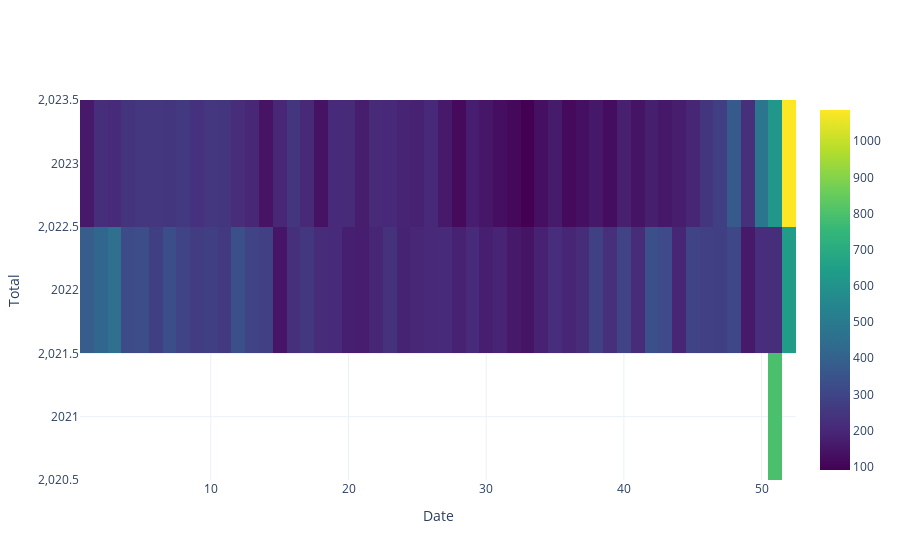

The code cell stored with this chart in its notebook:
### Markdown cell above
## Heatmap plotly

### Code cell
# Calendar heatmap using graph_objects
import plotly.graph_objects as go

# For heatmap
fig = go.Figure(data=go.Heatmap(
    x=df_autoconsumo_group_w.index.isocalendar().week,
    y=df_autoconsumo_group_w.index.year,
    z=df_autoconsumo_group_w['total_exp'],
    colorscale='Viridis'))

# Optional: Customize layout
fig.update_layout(
    xaxis_title="Date",
    yaxis_title="Total",
    template="plotly_white"
)

# Display plot
fig.show()

### Figure 1 — Plotly figure (JSON) as saved in the notebook; plotly's stock layout.template omitted (floating-point values rounded to 4 significant figures)
{"data": [{"colorscale": [[0, "#440154"], [0.1111, "#482878"], [0.2222, "#3e4989"], [0.3333, "#31688e"], [0.4444, "#26828e"], [0.5556, "#1f9e89"], [0.6667, "#35b779"], [0.7778, "#6ece58"], [0.8889, "#b5de2b"], [1, "#fde725"]], "type": "heatmap", "x": [51, 52, 1, 2, 3, 4, 5, 6, 7, 8, 9, 10, 11, 12, 13, 14, 15, 16, 17, 18, 19, 20, 21, 22, 23, 24, 25, 26, 27, 28, 29, 30, 31, 32, 33, 34, 35, 36, 37, 38, 39, 40, 41, 42, 43, 44, 45, 46, 47, 48, 49, 50, 51, 52, 1, 2, 3, 4, 5, 6, 7, 8, 9, 10, 11, 12, 13, 14, 15, 16, 17, 18, 19, 20, 21, 22, 23, 24, 25, 26, 27, 28, 29, 30, 31, 32, 33, 34, 35, 36, 37, 38, 39, 40, 41, 42, 43, 44, 45, 46, 47, 48, 49, 50, 51, 52], "y": [2021, 2022, 2022, 2022, 2022, 2022, 2022, 2022, 2022, 2022, 2022, 2022, 2022, 2022, 2022, 2022, 2022, 2022, 2022, 2022, 2022, 2022, 2022, 2022, 2022, 2022, 2022, 2022, 2022, 2022, 2022, 2022, 2022, 2022, 2022, 2022, 2022, 2022, 2022, 2022, 2022, 2022, 2022, 2022, 2022, 2022, 2022, 2022, 2022, 2022, 2022, 2022, 2022, 2023, 2023, 2023, 2023, 2023, 2023, 2023, 2023, 2023, 2023, 2023, 2023, 2023, 2023, 2023, 2023, 2023, 2023, 2023, 2023, 2023, 2023, 2023, 2023, 2023, 2023, 2023, 2023, 2023, 2023, 2023, 2023, 2023, 2023, 2023, 2023, 2023, 2023, 2023, 2023, 2023, 2023, 2023, 2023, 2023, 2023, 2023, 2023, 2023, 2023, 2023, 2023, 2023], "z": [797, 635, 384, 420, 456, 320, 327, 279, 330, 294, 267, 278, 258, 335, 293, 283, 149, 224, 256, 216, 208, 177, 173, 196, 234, 186, 200, 202, 212, 183, 209, 177, 191, 159, 144, 183, 218, 195, 216, 286, 224, 293, 215, 334, 315, 195, 292, 283, 279, 309, 160, 218, 222, 181, 158, 221, 209, 243, 250, 249, 246, 259, 231, 247, 245, 217, 199, 143, 200, 246, 204, 141, 213, 210, 169, 210, 205, 189, 183, 202, 159, 116, 174, 154, 127, 115, 91, 133, 164, 116, 134, 156, 126, 178, 144, 175, 157, 170, 195, 245, 280, 373, 229, 476, 613, 1086]}], "layout": {"autosize": true, "xaxis": {"autorange": true, "range": [0.5, 52.5], "title": {"text": "Date"}, "type": "linear"}, "yaxis": {"autorange": true, "range": [2020.0, 2024.0], "title": {"text": "Total"}, "type": "linear"}}}
